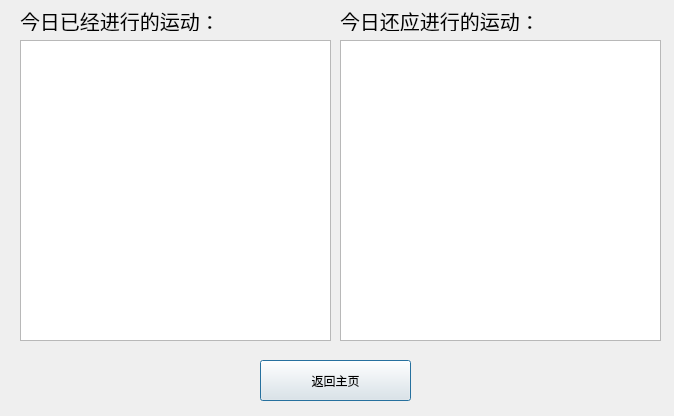
<?xml version="1.0" encoding="UTF-8"?>
<ui version="4.0">
 <class>showRun</class>
 <widget class="QDialog" name="showRun">
  <property name="geometry">
   <rect>
    <x>0</x>
    <y>0</y>
    <width>674</width>
    <height>416</height>
   </rect>
  </property>
  <property name="windowTitle">
   <string>Dialog</string>
  </property>
  <widget class="QListView" name="listView">
   <property name="geometry">
    <rect>
     <x>20</x>
     <y>40</y>
     <width>311</width>
     <height>301</height>
    </rect>
   </property>
  </widget>
  <widget class="QPushButton" name="pushButton">
   <property name="geometry">
    <rect>
     <x>260</x>
     <y>360</y>
     <width>151</width>
     <height>41</height>
    </rect>
   </property>
   <property name="text">
    <string>返回主页</string>
   </property>
  </widget>
  <widget class="QLabel" name="label">
   <property name="geometry">
    <rect>
     <x>20</x>
     <y>10</y>
     <width>231</width>
     <height>21</height>
    </rect>
   </property>
   <property name="font">
    <font>
     <pointsize>15</pointsize>
    </font>
   </property>
   <property name="text">
    <string>今日已经进行的运动：</string>
   </property>
  </widget>
  <widget class="QListView" name="listView_2">
   <property name="geometry">
    <rect>
     <x>340</x>
     <y>40</y>
     <width>321</width>
     <height>301</height>
    </rect>
   </property>
  </widget>
  <widget class="QLabel" name="label_2">
   <property name="geometry">
    <rect>
     <x>340</x>
     <y>10</y>
     <width>281</width>
     <height>21</height>
    </rect>
   </property>
   <property name="font">
    <font>
     <pointsize>15</pointsize>
    </font>
   </property>
   <property name="text">
    <string>今日还应进行的运动：</string>
   </property>
  </widget>
 </widget>
 <resources/>
 <connections/>
</ui>
